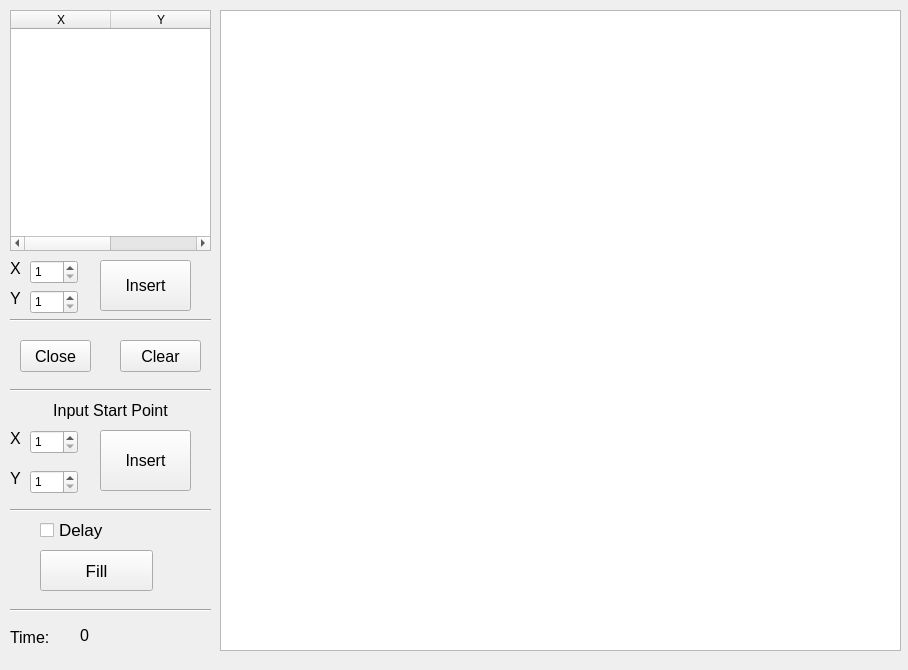
<?xml version="1.0" encoding="UTF-8"?>
<ui version="4.0">
 <class>MainWindow</class>
 <widget class="QMainWindow" name="MainWindow">
  <property name="geometry">
   <rect>
    <x>0</x>
    <y>0</y>
    <width>908</width>
    <height>670</height>
   </rect>
  </property>
  <property name="windowTitle">
   <string>Lab 06 Graphic</string>
  </property>
  <widget class="QWidget" name="centralwidget">
   <widget class="QGraphicsView" name="view">
    <property name="geometry">
     <rect>
      <x>220</x>
      <y>10</y>
      <width>681</width>
      <height>641</height>
     </rect>
    </property>
   </widget>
   <widget class="QTableWidget" name="table">
    <property name="geometry">
     <rect>
      <x>10</x>
      <y>10</y>
      <width>201</width>
      <height>241</height>
     </rect>
    </property>
    <column>
     <property name="text">
      <string>X</string>
     </property>
    </column>
    <column>
     <property name="text">
      <string>Y</string>
     </property>
    </column>
   </widget>
   <widget class="QPushButton" name="paint">
    <property name="geometry">
     <rect>
      <x>40</x>
      <y>550</y>
      <width>113</width>
      <height>41</height>
     </rect>
    </property>
    <property name="font">
     <font>
      <pointsize>13</pointsize>
     </font>
    </property>
    <property name="text">
     <string>Fill</string>
    </property>
   </widget>
   <widget class="QPushButton" name="lock">
    <property name="geometry">
     <rect>
      <x>20</x>
      <y>340</y>
      <width>71</width>
      <height>32</height>
     </rect>
    </property>
    <property name="font">
     <font>
      <pointsize>12</pointsize>
     </font>
    </property>
    <property name="text">
     <string>Close</string>
    </property>
   </widget>
   <widget class="QPushButton" name="erase">
    <property name="geometry">
     <rect>
      <x>120</x>
      <y>340</y>
      <width>81</width>
      <height>32</height>
     </rect>
    </property>
    <property name="font">
     <font>
      <pointsize>12</pointsize>
     </font>
    </property>
    <property name="text">
     <string>Clear</string>
    </property>
   </widget>
   <widget class="QCheckBox" name="delay">
    <property name="geometry">
     <rect>
      <x>40</x>
      <y>520</y>
      <width>141</width>
      <height>20</height>
     </rect>
    </property>
    <property name="font">
     <font>
      <pointsize>13</pointsize>
     </font>
    </property>
    <property name="text">
     <string>Delay</string>
    </property>
   </widget>
   <widget class="QPushButton" name="addpoint">
    <property name="geometry">
     <rect>
      <x>100</x>
      <y>260</y>
      <width>91</width>
      <height>51</height>
     </rect>
    </property>
    <property name="font">
     <font>
      <pointsize>12</pointsize>
     </font>
    </property>
    <property name="text">
     <string>Insert</string>
    </property>
   </widget>
   <widget class="QSpinBox" name="x">
    <property name="geometry">
     <rect>
      <x>30</x>
      <y>260</y>
      <width>48</width>
      <height>24</height>
     </rect>
    </property>
    <property name="minimum">
     <number>1</number>
    </property>
    <property name="maximum">
     <number>561</number>
    </property>
   </widget>
   <widget class="QSpinBox" name="y">
    <property name="geometry">
     <rect>
      <x>30</x>
      <y>290</y>
      <width>48</width>
      <height>24</height>
     </rect>
    </property>
    <property name="minimum">
     <number>1</number>
    </property>
    <property name="maximum">
     <number>581</number>
    </property>
   </widget>
   <widget class="QLabel" name="label">
    <property name="geometry">
     <rect>
      <x>10</x>
      <y>260</y>
      <width>16</width>
      <height>16</height>
     </rect>
    </property>
    <property name="font">
     <font>
      <pointsize>12</pointsize>
     </font>
    </property>
    <property name="text">
     <string>X</string>
    </property>
   </widget>
   <widget class="QLabel" name="label_2">
    <property name="geometry">
     <rect>
      <x>10</x>
      <y>290</y>
      <width>16</width>
      <height>16</height>
     </rect>
    </property>
    <property name="font">
     <font>
      <pointsize>12</pointsize>
     </font>
    </property>
    <property name="text">
     <string>Y</string>
    </property>
   </widget>
   <widget class="QSpinBox" name="p_y">
    <property name="geometry">
     <rect>
      <x>30</x>
      <y>470</y>
      <width>48</width>
      <height>24</height>
     </rect>
    </property>
    <property name="minimum">
     <number>1</number>
    </property>
    <property name="maximum">
     <number>581</number>
    </property>
   </widget>
   <widget class="QLabel" name="label_3">
    <property name="geometry">
     <rect>
      <x>10</x>
      <y>430</y>
      <width>16</width>
      <height>16</height>
     </rect>
    </property>
    <property name="font">
     <font>
      <pointsize>12</pointsize>
     </font>
    </property>
    <property name="text">
     <string>X</string>
    </property>
   </widget>
   <widget class="QPushButton" name="pixel">
    <property name="geometry">
     <rect>
      <x>100</x>
      <y>430</y>
      <width>91</width>
      <height>61</height>
     </rect>
    </property>
    <property name="font">
     <font>
      <pointsize>12</pointsize>
     </font>
    </property>
    <property name="text">
     <string>Insert</string>
    </property>
   </widget>
   <widget class="QSpinBox" name="p_x">
    <property name="geometry">
     <rect>
      <x>30</x>
      <y>430</y>
      <width>48</width>
      <height>24</height>
     </rect>
    </property>
    <property name="minimum">
     <number>1</number>
    </property>
    <property name="maximum">
     <number>561</number>
    </property>
   </widget>
   <widget class="QLabel" name="label_4">
    <property name="geometry">
     <rect>
      <x>10</x>
      <y>470</y>
      <width>16</width>
      <height>16</height>
     </rect>
    </property>
    <property name="font">
     <font>
      <pointsize>12</pointsize>
     </font>
    </property>
    <property name="text">
     <string>Y</string>
    </property>
   </widget>
   <widget class="Line" name="line">
    <property name="geometry">
     <rect>
      <x>10</x>
      <y>380</y>
      <width>201</width>
      <height>20</height>
     </rect>
    </property>
    <property name="orientation">
     <enum>Qt::Horizontal</enum>
    </property>
   </widget>
   <widget class="QLabel" name="label_5">
    <property name="geometry">
     <rect>
      <x>20</x>
      <y>400</y>
      <width>181</width>
      <height>20</height>
     </rect>
    </property>
    <property name="font">
     <font>
      <pointsize>12</pointsize>
     </font>
    </property>
    <property name="text">
     <string>Input Start Point</string>
    </property>
    <property name="alignment">
     <set>Qt::AlignCenter</set>
    </property>
   </widget>
   <widget class="Line" name="line_2">
    <property name="geometry">
     <rect>
      <x>10</x>
      <y>310</y>
      <width>201</width>
      <height>20</height>
     </rect>
    </property>
    <property name="orientation">
     <enum>Qt::Horizontal</enum>
    </property>
   </widget>
   <widget class="Line" name="line_3">
    <property name="geometry">
     <rect>
      <x>10</x>
      <y>500</y>
      <width>201</width>
      <height>20</height>
     </rect>
    </property>
    <property name="orientation">
     <enum>Qt::Horizontal</enum>
    </property>
   </widget>
   <widget class="Line" name="line_4">
    <property name="geometry">
     <rect>
      <x>10</x>
      <y>600</y>
      <width>201</width>
      <height>20</height>
     </rect>
    </property>
    <property name="orientation">
     <enum>Qt::Horizontal</enum>
    </property>
   </widget>
   <widget class="QLabel" name="label_6">
    <property name="geometry">
     <rect>
      <x>10</x>
      <y>630</y>
      <width>47</width>
      <height>14</height>
     </rect>
    </property>
    <property name="font">
     <font>
      <pointsize>12</pointsize>
     </font>
    </property>
    <property name="text">
     <string>Time:</string>
    </property>
   </widget>
   <widget class="QLabel" name="timelabel">
    <property name="geometry">
     <rect>
      <x>80</x>
      <y>620</y>
      <width>121</width>
      <height>31</height>
     </rect>
    </property>
    <property name="font">
     <font>
      <pointsize>12</pointsize>
     </font>
    </property>
    <property name="text">
     <string>0</string>
    </property>
   </widget>
  </widget>
 </widget>
 <resources/>
 <connections/>
</ui>
